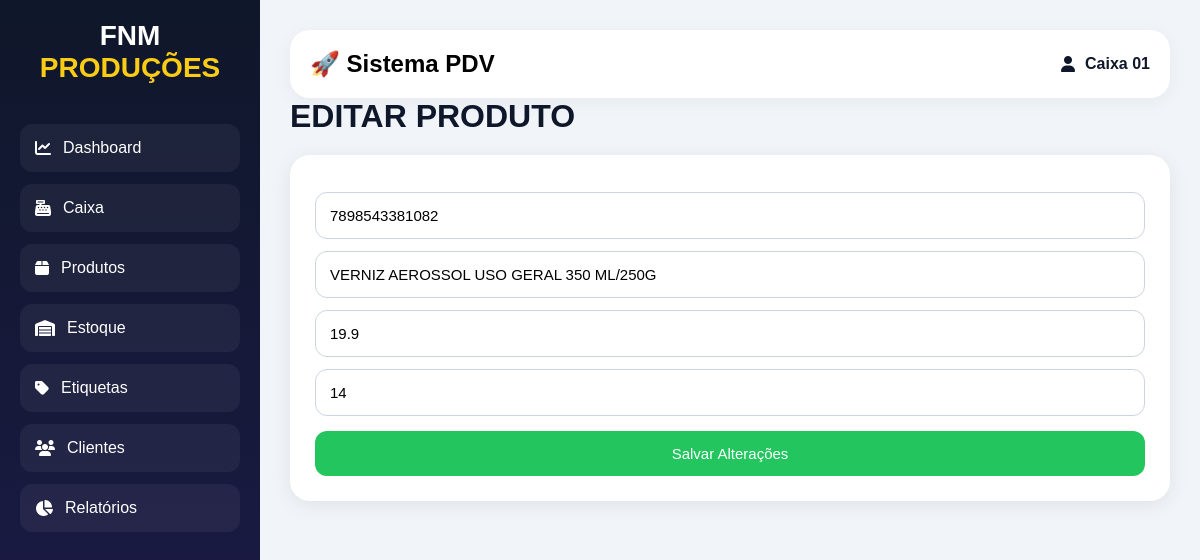
The app's page /editar/2 with its own data.
### app.py (models this page shows)
class Produto(db.Model):
    id = db.Column(
        db.Integer,
        primary_key=True
    )
    codigo = db.Column(
        db.String(100)
    )
    nome = db.Column(
        db.String(200)
    )
    preco = db.Column(
        db.Float
    )
    estoque = db.Column(
        db.Integer
    )
    categoria = db.Column(
        db.String(100)
    )
    imagem = db.Column(
        db.String(500)
    )
    estoque_minimo = db.Column(
        db.Integer
    )

### app.py (the view, shortened to what this page needs)
@app.route("/editar/<int:id>", methods=["GET", "POST"])
def editar(id):
    produto = Produto.query.get(id)
    return render_template(
        "editar.html",
        produto=produto
    )

### templates/editar.html
{% extends "base.html" %}
{% block content %}
<h1>EDITAR PRODUTO</h1>
<div class="card">
    <form method="POST">
        <input
            type="text"
            name="codigo"
            value="{{ produto.codigo }}"
            required
        >
        <input
            type="text"
            name="nome"
            value="{{ produto.nome }}"
            required
        >
        <input
            type="number"
            step="0.01"
            name="preco"
            value="{{ produto.preco }}"
            required
        >
        <input
            type="number"
            name="estoque"
            value="{{ produto.estoque }}"
            required
        >
        <button class="verde">
            Salvar Alterações
        </button>
    </form>
</div>
{% endblock %}

### templates/base.html (style rules this page uses)
* { margin:0; padding:0; box-sizing:border-box; font-family:Arial; }
body { background:#f1f5f9; display:flex; }
h1 { color:#0f172a; margin-bottom:20px; }
.card { background:white; padding:25px; border-radius:20px; margin-top:20px; box-shadow: 0 4px 20px rgba( 0, 0, 0, 0.08 ); }
input, select { width:100%; padding:14px; margin-top:12px; border:1px solid #cbd5e1; border-radius:12px; font-size:15px; outline:none; background:white; }
button { width:100%; padding:14px; border:none; border-radius:12px; cursor:pointer; color:white; font-size:15px; margin-top:15px; transition:0.3s; }
.verde { background:#22c55e; }

### records on screen
Produto: codigo "7898543381082", nome "VERNIZ AEROSSOL USO GERAL 350 ML/250G", preco "19.9", estoque "14"
